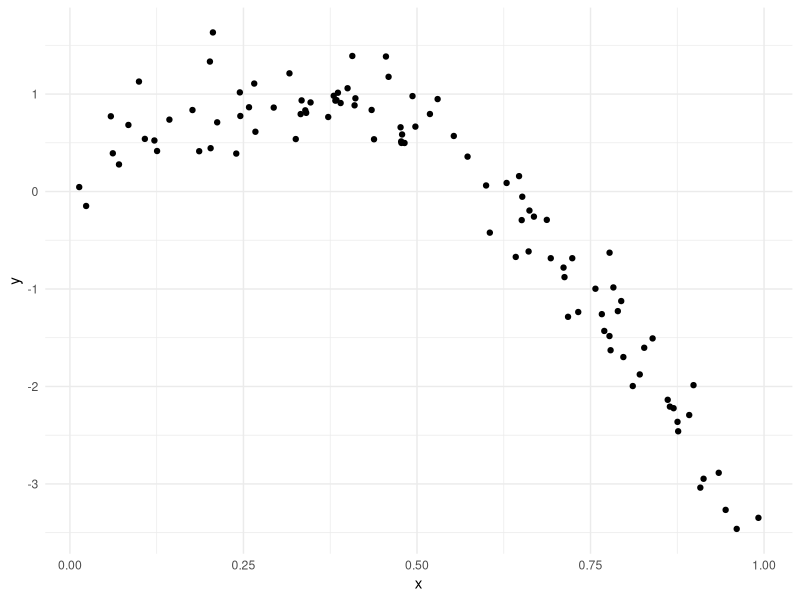
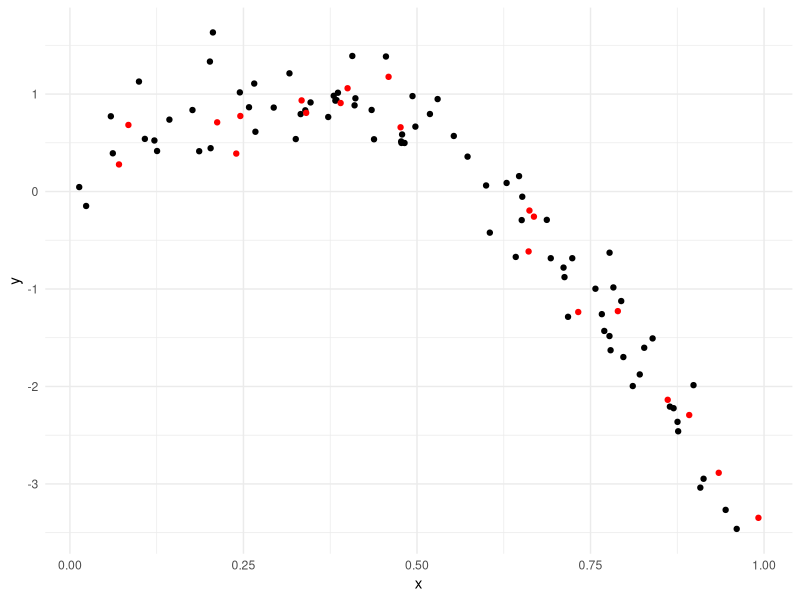
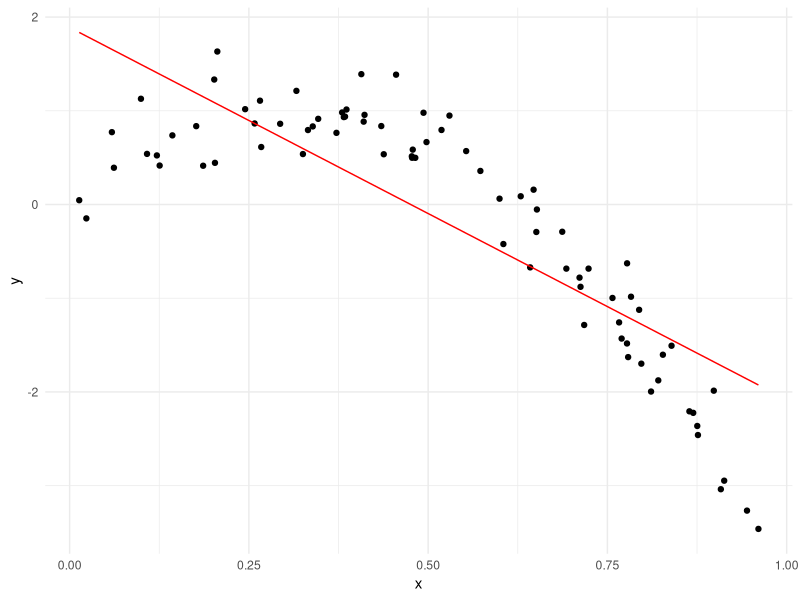
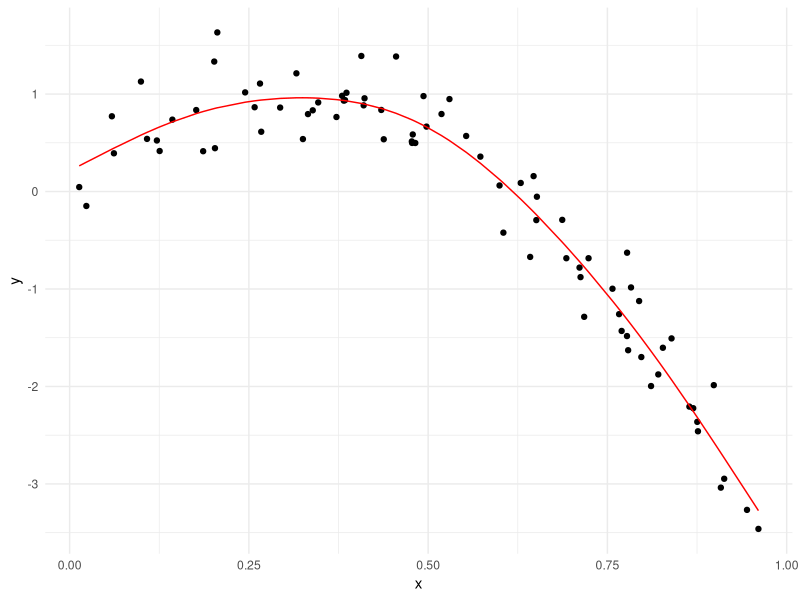
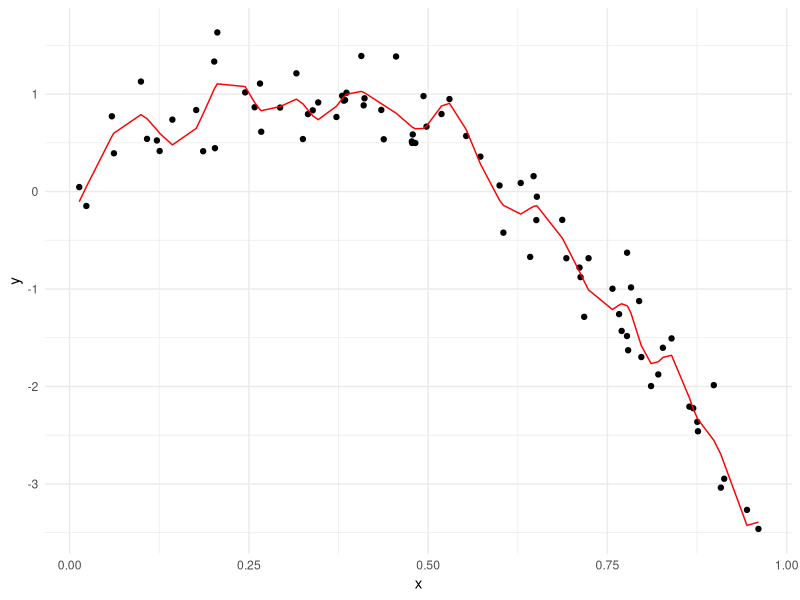

The R source for these figures, in order:
## ---- chunk 1
library(tidyverse)
library(modelr)
library(mgcv)

knitr::opts_chunk$set(
	echo = TRUE,
	warning = FALSE,
	fig.width = 8, 
  fig.height = 6,
  out.width = "90%"
)

options(
  ggplot2.continuous.colour = "viridis",
  ggplot2.continuous.fill = "viridis"
)

scale_colour_discrete = scale_colour_viridis_d
scale_fill_discrete = scale_fill_viridis_d

theme_set(theme_minimal() + theme(legend.position = "bottom"))

set.seed(1)
## ---- chunk 2
nonlin_df = 
  tibble(
    id = 1:100,
    x = runif(100, 0, 1),
    y = 1 - 10 * (x - .3) ^ 2 + rnorm(100, 0, .3)
  )

nonlin_df %>% 
  ggplot(aes(x = x, y = y)) + 
  geom_point()
## ---- chunk 3
train_df = sample_frac(nonlin_df, size = .8)
test_df = anti_join(nonlin_df, train_df, by = "id")

ggplot(train_df, aes(x = x, y = y)) + 
  geom_point() + 
  geom_point(data = test_df, color = "red")
## ---- chunk 4
linear_mod = lm(y ~ x, data = train_df)
smooth_mod = mgcv::gam(y ~ s(x), data = train_df)
wiggly_mod = mgcv::gam(y ~ s(x, k = 30), sp = 10e-6, data = train_df)
## ---- chunk 5
train_df %>% 
  add_predictions(linear_mod) %>% 
  ggplot(aes(x = x, y = y)) + 
  geom_point() +
  geom_line(aes(y = pred), color = "red")

train_df %>% 
  add_predictions(smooth_mod) %>% 
  ggplot(aes(x = x, y = y)) + 
  geom_point() +
  geom_line(aes(y = pred), color = "red")

train_df %>% 
  add_predictions(wiggly_mod) %>% 
  ggplot(aes(x = x, y = y)) + 
  geom_point() +
  geom_line(aes(y = pred), color = "red")
## ---- chunk 6
# Root Mean Squared Error
rmse(linear_mod, test_df)
rmse(smooth_mod, test_df)
rmse(wiggly_mod, test_df)
## ---- chunk 7
cv_df = 
  crossv_mc(nonlin_df, 100) 
